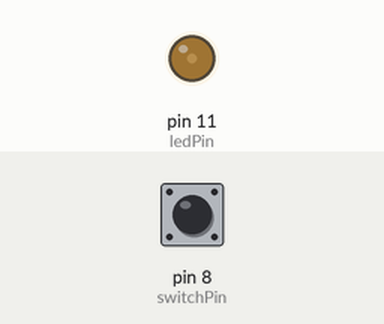
Simulated run of this sketch. Board: Arduino Uno, built with avr-gcc and run on an emulated ATmega328P. Shown: output pins drawn as LEDs (lit = HIGH). The inputs (shaded band) are chosen by the test bench; at power-on: pin 8 (switchPin) HIGH.

Above: at 1.2 s.
1.3 s: pin 8 (switchPin) pulled LOW for 0.15 s
At 2.6 s:
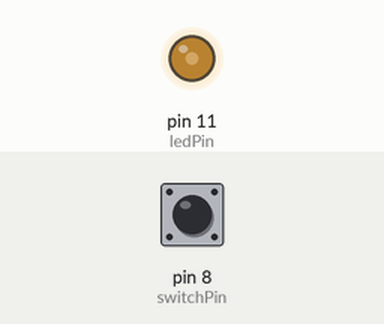
2.9 s: pin 8 (switchPin) pulled LOW for 1 s
At 5.1 s:
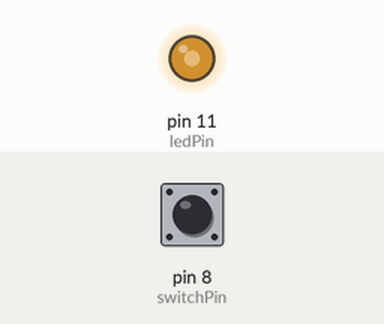
5.4 s: pin 8 (switchPin) pulled LOW for 0.15 s
At 6.7 s:
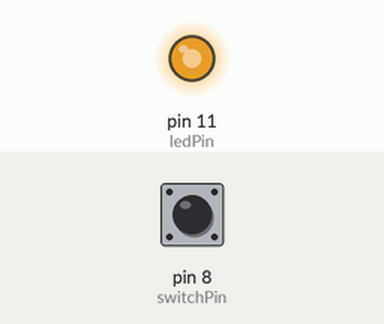
7.0 s: pin 8 (switchPin) pulsed LOW 5 times (0.12 s each, 0.3 s apart)
At 7.57 s:
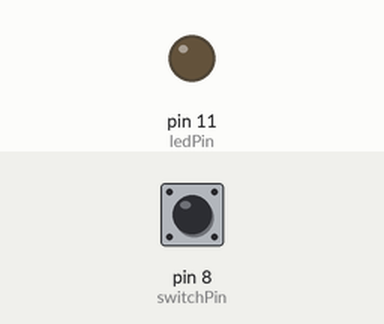
10.0 s: pin 8 (switchPin) pulled LOW for 3.2 s
At 14.6 s:
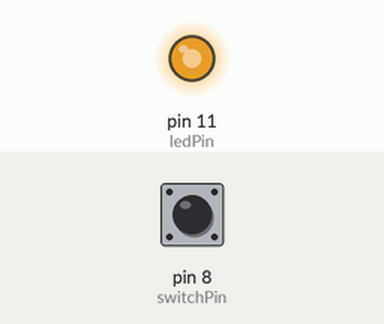
Timing chart, 0 to 15.7 s (numbered marks = the images above; inputs shaded):
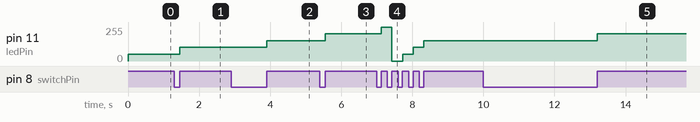

The sketch:

diod_button_switchOnOff_shim2.ino
```cpp
/* светодиод с кнопкой. прни нажатии кнопки диод переходит в противоположное состояние и остается в нем,
  кнопка является переключателем. каждое нажатие увеличивает яркость. со стабилизацией и ШИМ
*/

int switchPin = 8;                   //контакт к которму подключена кнопка
int ledPin = 11;                     //контакт к которму подключен светодиод. Меняем на 11, т.к. не все поддерживают ШИМ (PVM) ~
boolean lastButton = LOW;            //добавляем переменную чтобы знать состояние кнопки на предыдущей иттерации. Изначально 0)
int ledLevel = 0;                    //Шим использ числовые знач от 0 до 255. определяет уровень между 0 и 1
boolean currentButton = LOW;

void setup()
{
  pinMode(switchPin, INPUT);
  pinMode(ledPin, OUTPUT);
}

boolean debounce(boolean last)     /*добавляем функцию дребезг которй скармливаем значение булеан к которому будем обращатся
                                      внутри функции по имени ласт. Это предыдущее значение переключателя (ласт)
                                    */
{
  boolean current = digitalRead(switchPin);  // определяем текущее значение перекл (кнопки)
  if (last != current)
  {
    delay(5);                                 // даем кнопке время чтоб перестать скакать
    current = digitalRead(switchPin);         //считываем устаканившееся значение
  }
  return current;                             // дает нам стабилизирован знаечение
}

void loop()
{
  currentButton = debounce(lastButton);
  if (lastButton == LOW && currentButton == HIGH) // по сути нажатие кнопки
  {
     ledLevel = ledLevel + 51;                                       // уровень яркости предыдущий плюс 51 (на него делится 255, можно любое. сейчас 5 разных уровней)
//     lastButtan = HIGH; убираем т.к. значение определяет debounce
  }
  lastButton = currentButton;
  if (ledLevel > 255) ledLevel = 0;               //если зачение максимальное выключаем светодиодlll
  analogWrite(ledPin, ledLevel);                  //
}
```

Measured:
- after the input at 1.3 s, pin 11 (ledPin): 51/255 → 102/255 after 0.16 s
- after the input at 2.9 s, pin 11 (ledPin): 102/255 → 153/255 after 1.0 s
- after the input at 5.4 s, pin 11 (ledPin): 153/255 → 204/255 after 0.16 s
- after the input at 7.0 s, pin 11 (ledPin): 204/255 → 255/255 after 0.13 s, → 0/255 0.30 s later, → 51/255 0.30 s later, → 102/255 0.30 s later, … (5 changes in this stretch)
- after the input at 10.0 s, pin 11 (ledPin): 153/255 → 204/255 after 3.2 s
